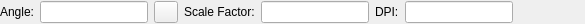
<?xml version="1.0" encoding="UTF-8"?>
<ui version="4.0">
 <class>Ui_ImageOptions</class>
 <widget class="QWidget" name="Ui_ImageOptions">
  <property name="geometry">
   <rect>
    <x>0</x>
    <y>0</y>
    <width>585</width>
    <height>24</height>
   </rect>
  </property>
  <property name="sizePolicy">
   <sizepolicy hsizetype="Maximum" vsizetype="Fixed">
    <horstretch>0</horstretch>
    <verstretch>0</verstretch>
   </sizepolicy>
  </property>
  <property name="minimumSize">
   <size>
    <width>220</width>
    <height>22</height>
   </size>
  </property>
  <property name="maximumSize">
   <size>
    <width>32767</width>
    <height>32767</height>
   </size>
  </property>
  <property name="windowTitle">
   <string>Insert Options</string>
  </property>
  <property name="toolTip">
   <string/>
  </property>
  <layout class="QHBoxLayout">
   <property name="leftMargin">
    <number>0</number>
   </property>
   <property name="topMargin">
    <number>1</number>
   </property>
   <property name="rightMargin">
    <number>0</number>
   </property>
   <property name="bottomMargin">
    <number>1</number>
   </property>
   <item>
    <widget class="QLabel" name="lAngle">
     <property name="text">
      <string>Angle:</string>
     </property>
     <property name="wordWrap">
      <bool>false</bool>
     </property>
    </widget>
   </item>
   <item>
    <widget class="QLineEdit" name="leAngle">
     <property name="toolTip">
      <string>Rotation Angle</string>
     </property>
    </widget>
   </item>
   <item>
    <widget class="QToolButton" name="tbPickAngle">
     <property name="toolTip">
      <string>Pick angle from drawing</string>
     </property>
     <property name="text">
      <string/>
     </property>
     <property name="icon">
      <iconset resource="../../../../res/icons/icons.qrc">
       <normaloff>:/icons/interactive_pick_angle.lci</normaloff>:/icons/interactive_pick_angle.lci</iconset>
     </property>
    </widget>
   </item>
   <item>
    <widget class="QLabel" name="lFactor">
     <property name="text">
      <string>Scale Factor:</string>
     </property>
     <property name="wordWrap">
      <bool>false</bool>
     </property>
    </widget>
   </item>
   <item>
    <widget class="QLineEdit" name="leFactor">
     <property name="sizePolicy">
      <sizepolicy hsizetype="Preferred" vsizetype="Preferred">
       <horstretch>0</horstretch>
       <verstretch>0</verstretch>
      </sizepolicy>
     </property>
     <property name="minimumSize">
      <size>
       <width>60</width>
       <height>0</height>
      </size>
     </property>
     <property name="toolTip">
      <string>Scale Factor</string>
     </property>
    </widget>
   </item>
   <item>
    <widget class="QLabel" name="lDPI">
     <property name="text">
      <string>DPI:</string>
     </property>
    </widget>
   </item>
   <item>
    <widget class="QLineEdit" name="leDPI">
     <property name="toolTip">
      <string>DPI of Image</string>
     </property>
    </widget>
   </item>
   <item>
    <spacer name="horizontalSpacer">
     <property name="orientation">
      <enum>Qt::Horizontal</enum>
     </property>
     <property name="sizeHint" stdset="0">
      <size>
       <width>0</width>
       <height>20</height>
      </size>
     </property>
    </spacer>
   </item>
  </layout>
 </widget>
 <layoutdefault spacing="6" margin="11"/>
 <resources>
  <include location="../../../../res/icons/icons.qrc"/>
 </resources>
 <connections/>
 <slots>
  <slot>updateFactor()</slot>
 </slots>
</ui>
